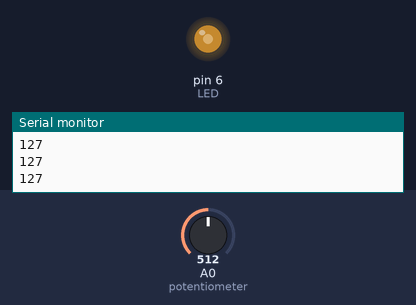
The sketch below on a simulated Arduino Uno, built with avr-gcc and run on an emulated ATmega328P. Shown: output pins drawn as LEDs (lit = HIGH), the last lines printed to the serial monitor. The inputs (shaded band) are chosen by the test bench; at power-on: A0 (potentiometer) = 512.

Above: at 1.2 s.
1.3 s: A0 (potentiometer) set to 716
At 2.1 s:
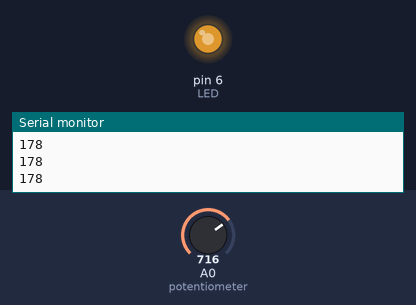
2.8 s: A0 (potentiometer) set to 900
At 3.3 s:
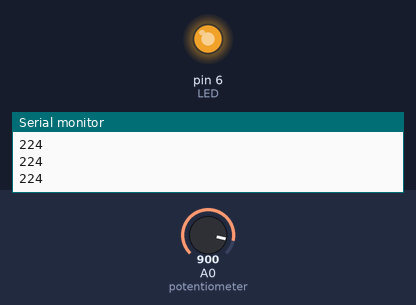
4.3 s: A0 (potentiometer) set to 122
At 5.5 s:
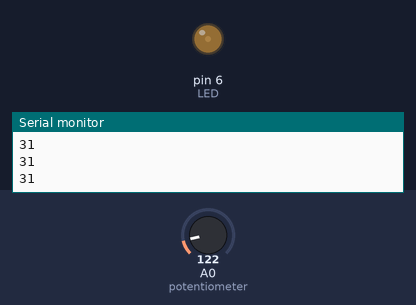
5.8 s: A0 (potentiometer) set to 511
At 6.8 s:
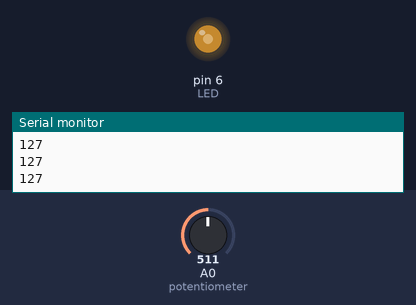
Timing chart, 0 to 8.3 s (numbered marks = the images above; inputs shaded):
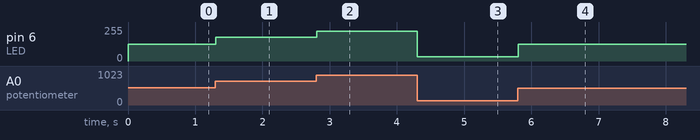

The sketch:

potentiometer_arduino1.ino
```cpp
int LED = 6; //setup the LED to port6
int potentiometer = A0; //setup the potentiometer to analog port A0
void setup(){
pinMode(LED,OUTPUT); // setup LED as an output
Serial.begin(9600);
}
void loop(){
int potentiometerValue = analogRead(potentiometer);
potentiometerValue=map(potentiometerValue,1,1024,1,255); //map potentiometer value to a range of 1 to 255
Serial.println(potentiometerValue);
analogWrite(LED,potentiometerValue); //send potentiometer value which is a value between 1 to 255, to the LED
}
```

Measured:
- after the input at 1.3 s, pin 6 (LED): 127/255 → 178/255 at once
- after the input at 2.8 s, pin 6 (LED): 178/255 → 224/255 at once
- after the input at 4.3 s, pin 6 (LED): 224/255 → 31/255 at once
- after the input at 5.8 s, pin 6 (LED): 31/255 → 127/255 at once
